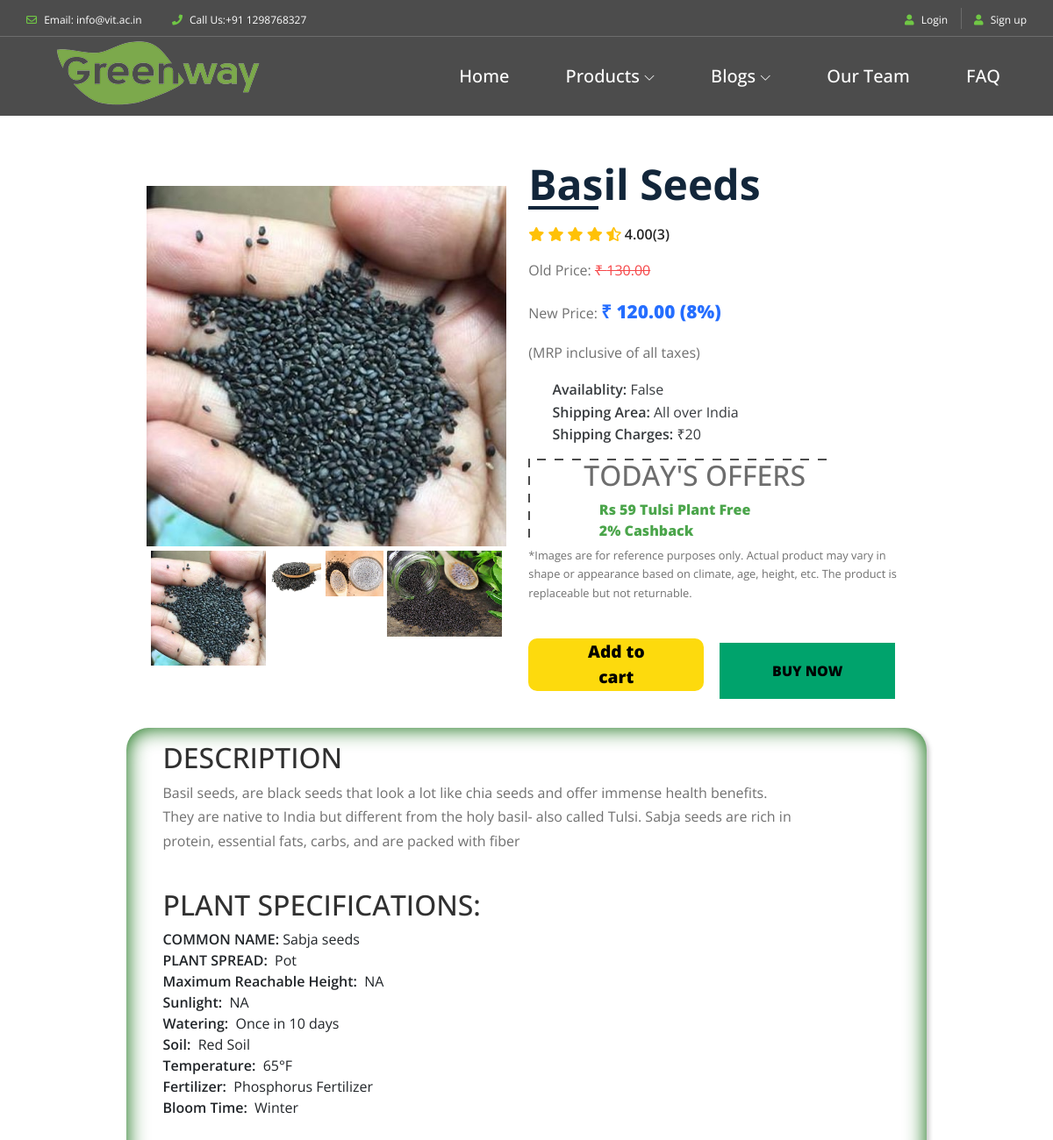
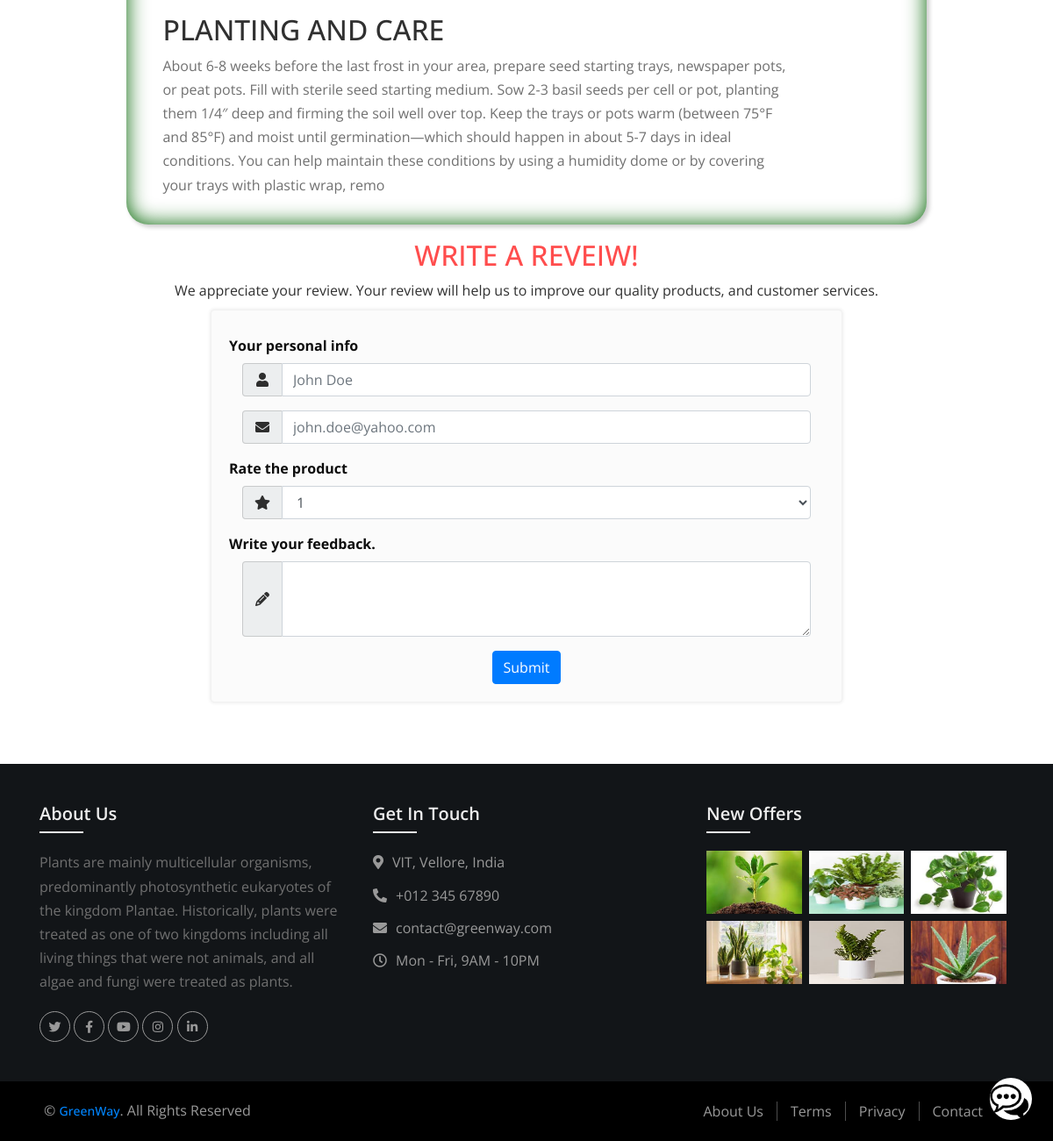
/items/basil-seeds, run on the app's committed database (2 pictures, top to bottom).
### products/models.py (models this page shows, shortened)
class ItemsImages(models.Model):
    title = models.ForeignKey(ItemMain, on_delete=models.CASCADE)
    image = models.ImageField(upload_to = 'images')

class ItemMain(models.Model):
    title = models.CharField(max_length=50, unique=True)
    price = models.DecimalField(decimal_places=2, max_digits=25)
    description = models.TextField()
    category = models.ForeignKey(ItemsCat, on_delete=models.CASCADE)
    availablity = models.BooleanField(default=False)
    shippingCharges = models.IntegerField(default=0)
    offers = models.IntegerField(default=0)
    plantingAndCare = models.TextField()
    slug = models.SlugField(max_length=50,unique=True, default="", editable=False)

class ItemRating(models.Model):
    title = models.ForeignKey(ItemMain, on_delete=models.CASCADE)
    ratingCount = models.IntegerField()
    rating = models.IntegerField()
    ratingValue = models.DecimalField(decimal_places=2, max_digits=10, editable=False)
    feedback = models.TextField(default="")

class ItemsSpecifications(models.Model):
    title = models.ForeignKey(ItemMain, on_delete=models.CASCADE)
    commonName = models.TextField(default="", max_length=50)
    plantSpread = models.TextField(default="", max_length=50)
    maxHeight = models.TextField(default="", max_length=50)
    sunlight = models.TextField(default="", max_length=50)
    watering = models.TextField(default="", max_length=50)
    soil = models.TextField(default="", max_length=50)
    temp = models.TextField(default="", max_length=50)
    ferti = models.TextField(default="", max_length=50)
    bloomTime = models.TextField(default="", max_length=50)

### products/views.py (the view, shortened to what this page needs)
# urls.py: path('items/<slug:the_slug>', views.itemView, name='itemView'),
def itemView(request, the_slug):
    if request.method == 'GET':
        context = {}
        p = []
        d=[]
        currentItem = ItemMain.objects.filter(slug = the_slug)[0]
        title = currentItem.title
        images = ItemsImages.objects.filter(title=ItemMain.objects.filter(title = title)[0])
        rating = ItemRating.objects.filter(title=ItemMain.objects.filter(title = title)[0])[0]
        descrip = ItemsSpecifications.objects.filter(title=ItemMain.objects.filter(title = title)[0])[0]
        faq = ItemFaq.objects.filter(title=ItemMain.objects.filter(title = title)[0])
        price = currentItem.price
        offer = currentItem.offers
        newPrice = price - (price * offer)//100
        p.append(title)
        p.append(price)
        p.append(offer)
        p.append(newPrice)
        p.append(currentItem.availablity)
        p.append(currentItem.shippingCharges)
        p.append(rating.ratingCount)
        p.append(rating.ratingValue)
        p.append(currentItem.plantingAndCare)
        p.append(currentItem.slug)
        d.append(currentItem.description)
        d.append(descrip.commonName)
        d.append(descrip.plantSpread)
        d.append(descrip.maxHeight)
        d.append(descrip.sunlight)
        d.append(descrip.watering)
        d.append(descrip.soil)
        d.append(descrip.temp)
        d.append(descrip.ferti)
        d.append(descrip.bloomTime)
        context['products'] = p
        context['images'] = images
        context['des'] = d
        context['faq'] = faq
        return render(request, 'products/single_product.html', context)

### templates/products/single_product.html (shortened to what this page needs)
{% extends "base.html" %}
{% load static %}
{% block content %}
<link rel="stylesheet" href="{% static 'css/single_product.css' %}">
<link rel="stylesheet" href="https://cdnjs.cloudflare.com/ajax/libs/font-awesome/5.15.1/css/all.min.css" />
<div class = "card-wrapper">
	  <div class = "product-imgs" style="width: 45%; margin: 1%;">
		<div class = "img-display">
		  <div class = "img-showcase">
			{% for img in images %}
				<img src = " /media/{{ img.image }}" >
			{% endfor %}
		  </div>
		</div>
		<div class = "img-select">
		  {% for img in images %}
		  		<div class = "img-item">
					<a href = "#" data-id = "{{ forloop.counter }}">
			  			<img src = "/media/{{ img.image }}" >
					</a>
		  		</div>
		  {% endfor %}
		</div>
	  </div>
	  <div class = "product-content">
		<h2 class = "product-title">{{ products.0 }}</h2>
		<div class = "product-rating">
		  <i class = "fas fa-star"></i>
		  <i class = "fas fa-star"></i>
		  <i class = "fas fa-star"></i>
		  <i class = "fas fa-star"></i>
		  <i class = "fas fa-star-half-alt"></i>
		  <span>{{ products.7 }}({{ products.6 }})</span>
		</div>
		<div class = "product-price">
		  <p class = "last-price">Old Price: <span> ₹ {{ products.1 }}</span></p>
		  <p class = "new-price" >New Price: <span> ₹ {{ products.3 }} ({{ products.2 }}%)</span></p>
		</div>
		<p class="pm" style="position: relative; bottom: 1.5%;">(MRP inclusive of all taxes)</p>
		<div class = "product-detail">
		  <ul>
			<li>Availablity: <span>{{ products.4 }}</span></li>
			<li>Shipping Area: <span>All over India</span></li>
			<li>Shipping Charges: <span>₹{{ products.5 }}</span></li>
		  </ul>
		</div>
		<div class="box">
			<div class="border-title">
			  <h2>TODAY'S OFFERS</h2>
			</div>
			<div class="border-content" style="color: green; font-weight: 1000;">
			  <ul>
				  <li>Rs 59 Tulsi Plant Free</li>
				  <li>2% Cashback</li>
			  </ul>
			</div>
		 </div>
	  <p class="note" style="font-size: 0.8rem;">*Images are for reference purposes only. Actual product may vary in shape or appearance based on climate, age, height, etc. The product is replaceable but not returnable.</p><br>
	  <div class="button-abc">
		  <button class="cart-button" onClick="f1();">
			  <span class="add-to-cart" style="color: black; font-weight: 900; font: size 1rem;">Add to cart</span>
		  </button>
		  <div class="sub-main" style="position: absolute; top:8%; right:25%;">
			  <button class="button-three">
				  <span class="btn-b" style="font-weight: 900; font-size: 1rem;">BUY NOW</span>
			  </button>
		  </div>
	  </div>
	  </div>
	</div>
 <div class="card1">
  <div class="product-description" style="margin-left: 3%;">
	<h2 class="d-title">DESCRIPTION</h2>
	<p>{{ des.0 }}</p>
	<br><h2>PLANT SPECIFICATIONS:</h2>
	<div class="plant-specification">
		<ul>
			<li class="specification" style="font-weight: 600;">COMMON NAME:&nbsp;<span class="s" style="font-weight: 400;">{{ des.1 }}</span></li>
			<li class="specification" style="font-weight: 600;">PLANT SPREAD:&nbsp; <span class="s" style="font-weight: 400;">{{ des.2 }}</span></li>
			<li class="specification" style="font-weight: 600;">Maximum Reachable Height:&nbsp; <span class="s" style="font-weight: 400;">{{ des.3 }}</span></li>
			<li class="specification" style="font-weight: 600;">Sunlight:&nbsp; <span class="s" style="font-weight: 400;" >{{ des.4 }}</span></li>
			<li class="specification" style="font-weight: 600;">Watering:&nbsp; <span class="s" style="font-weight: 400;">{{ des.5 }}</span></li>
			<li class="specification" style="font-weight: 600;">Soil:&nbsp; <span class="s" style="font-weight: 400;">{{ des.6 }}</span></li>
			<li class="specification" style="font-weight: 600;">Temperature:&nbsp; <span class="s" style="font-weight: 400;">{{ des.7 }}</span></li>
			<li class="specification" style="font-weight: 600;">Fertilizer:&nbsp; <span class="s" style="font-weight: 400;">{{ des.8 }}</span></li>
			<li class="specification" style="font-weight: 600;">Bloom Time:&nbsp; <span class="s" style="font-weight: 400;">{{ des.9 }}</span></li>
		</ul>
	</div>
	<br><h2>PLANTING AND CARE</h2>
	<div class="plant-care">
		<p>{{ products.8 }} </p>
	</div>
</div>
 </div>
  <br><h2 id="fh2">WRITE A REVEIW!</h2>
<h6 id="fh6">We appreciate your review. Your review will help us to improve our quality products, and customer services.</h6>
<form id="feedback" action="review/{{ products.9 }}" method = "post">
<div class="pinfo">Your personal info</div>
<div class="form-group">
<div class="col-md-4 inputGroupContainer"  style="max-width: 100%;">
<div class="input-group">
<span class="input-group-addon"><i class="fa fa-user"></i></span>
<input  name="name" placeholder="John Doe" class="form-control"  type="text">
</div>
</div>
</div>
<div class="form-group">
<div class="col-md-4 inputGroupContainer" style="max-width: 100%;">
<div class="input-group">
<span class="input-group-addon"><i class="fa fa-envelope"></i></span>
  <input name="email" type="email" class="form-control" placeholder="john.doe@yahoo.com">
</div>
</div>
</div>
<div class="pinfo">Rate the product</div>
<div class="form-group">
<div class="col-md-4 inputGroupContainer"  style="max-width: 100%;">
<div class="input-group">
<span class="input-group-addon"><i class="fa fa-star"></i></span>
 <select class="form-control" id="rate" name = 'rate' >
	<option value="1">1</option>
  </select>
  </div>
</div>
</div>
<div class="pinfo"  >Write your feedback.</div>
<div class="form-group">
<div class="col-md-4 inputGroupContainer"  style="max-width: 100%;"	>
<div class="input-group">
<span class="input-group-addon"><i class="fa fa-pencil"></i></span>
<textarea class="form-control" id="review" rows="3" name="feeds"></textarea>
  </div>
</div>
</div>
<div style="text-align: center;">
<button type="submit" class="btn btn-primary" style="margin: 0px auto;">Submit</button>
</div>
</form>
{% endblock content %}

### static_in_env/css/footer.css (style rules this page uses)
a { transition: .3s; }

### static_in_env/css/home/classy-nav.css (style rules this page uses)
* { margin: 0; padding: 0; }
body { font-family: "Roboto", sans-serif; }
ul, ol { margin: 0; }
ul li, ol li { list-style: none; }
img { height: auto; max-width: 100%; }

### data on the page
ItemsImages: image (picture)
ItemsImages: image (picture)
ItemsImages: image (picture)
ItemsImages: image (picture)
ItemMain: title "Basil Seeds", price "130.00", description "Basil seeds, are black seeds that look a lot like chia seeds and offer immense health benefits. They are native to India but different from the holy basil- also called Tulsi. Sabja seeds are rich in protein, essential fats, carbs, and are packed with fiber", plantingAndCare "About 6-8 weeks before the last frost in your area, prepare seed starting trays, newspaper pots, or peat pots. Fill with sterile seed starting medium. Sow 2-3 basil seeds per cell or pot, planting them 1/4″ deep and firming the soil well over top. Keep the trays or pots warm (between 75°F and 85°F) and moist until germination—which should happen in about 5-7 days in ideal conditions. You can help maintain these conditions by using a humidity dome or by covering your trays with plastic wrap, remo"
ItemRating: ratingValue "4.00"
ItemsSpecifications: commonName "Sabja seeds", plantSpread "Pot", maxHeight "NA", sunlight "NA", watering "Once in 10 days", soil "Red Soil", temp "65°F", ferti "Phosphorus Fertilizer", bloomTime "Winter"

### other printed values
{{ products.6 }} "3"
{{ products.3 }} "120.00"
{{ products.2 }} "8"
{{ products.4 }} "False"
{{ products.5 }} "20"
